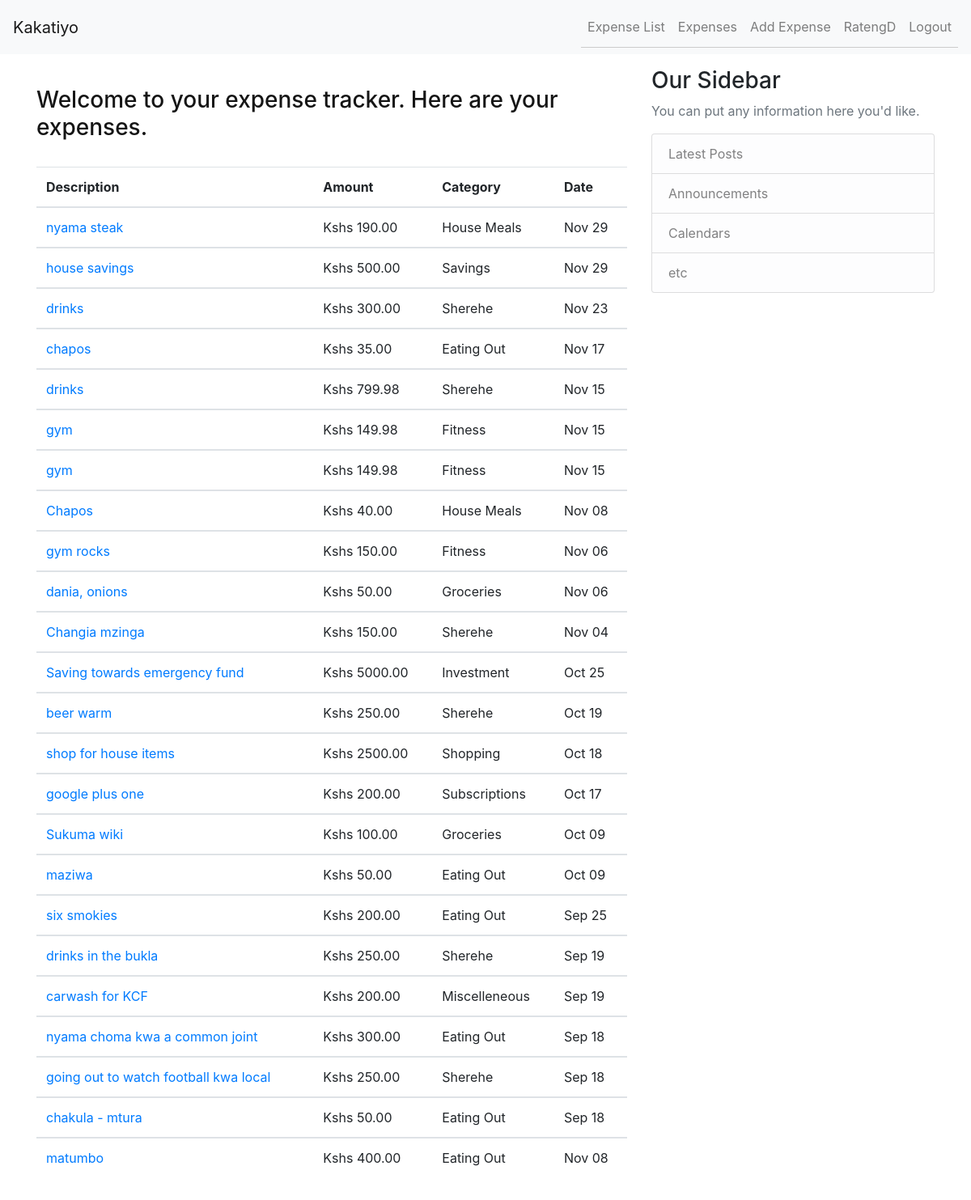
/expense/ (signed in), run on an earlier commit of the app's database.
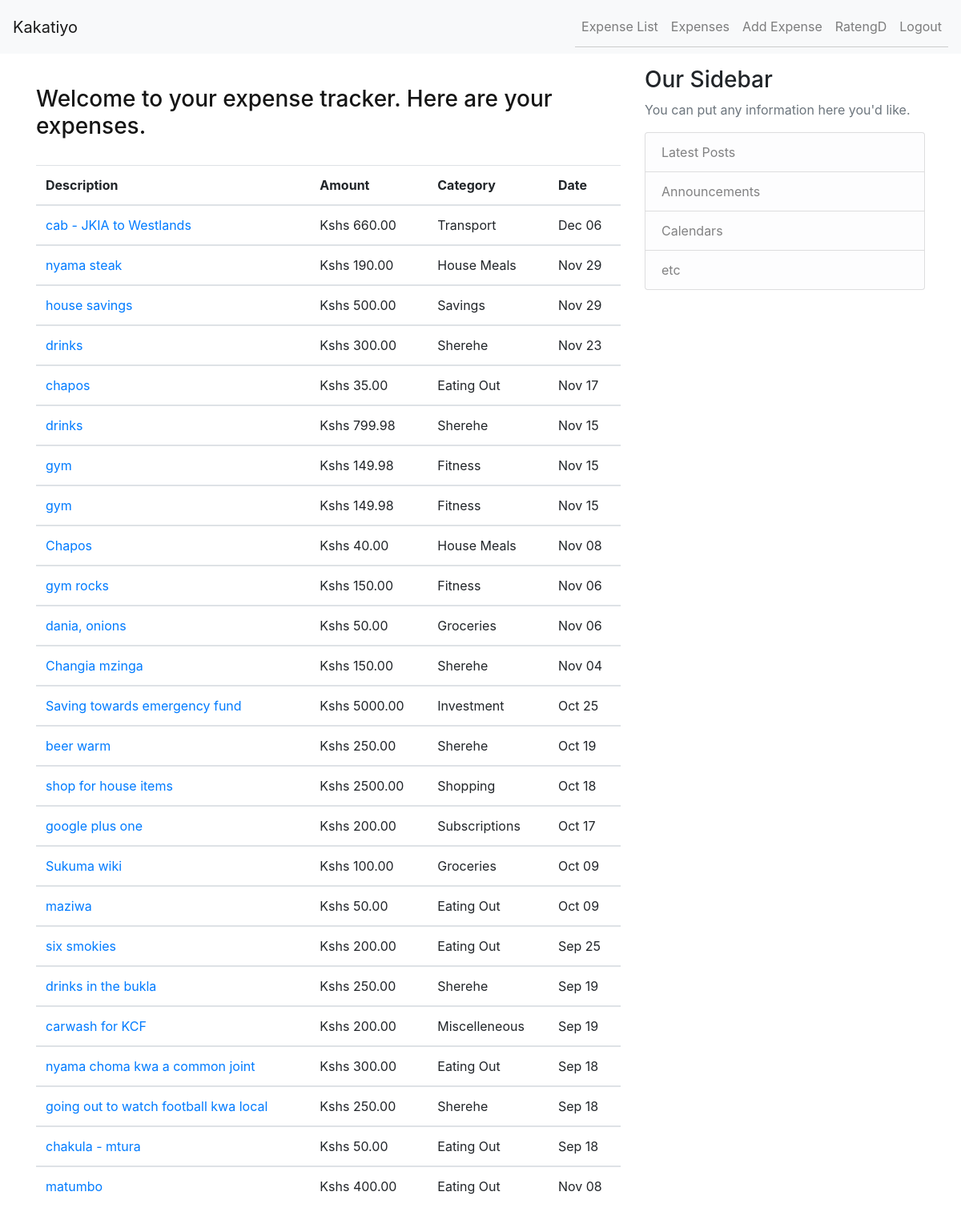
And on a later commit of the database.
### tracker/models.py (models this page shows, shortened)
class Expense(models.Model):
    user = models.ForeignKey(User, on_delete=models.CASCADE)
    date = models.DateField()
    description = models.CharField(max_length=200)
    amount = models.DecimalField(max_digits=10, decimal_places=2)
    category = models.ForeignKey(
        Category, on_delete=models.SET_NULL, null=True, blank=True)

class Category(models.Model):
    name = models.CharField(max_length=100)
    def __str__(self):
        return self.name

### tracker/views.py (the view)
# urls.py: path('expense/', expense_list, name="expense_list"),
@login_required
def expense_list(request):
    expenses = Expense.objects.filter(user=request.user).order_by('-date')
    return render(request, 'tracker/expense_list.html', {'expenses': expenses})

### tracker/templates/tracker/expense_list.html
{% extends 'base.html' %} {% block content %}
<header class="py-4" style="color: #151515">
	<div class="container">
		<div class="row">
			<h3>Welcome to your expense tracker. Here are your expenses.</h3>
		</div>
	</div>
</header>
<table class="table table-hover">
	<thead>
		<tr>
			<th scope="col">Description</th>
			<th scope="col">Amount</th>
			<th scope="col">Category</th>
			<th scope="col">Date</th>
		</tr>
	</thead>
	{% for expense in expenses %}
	<tbody>
		<tr>
			<td scope="row">
				<a
					href="{% url 'expense_detail' expense.id %}"
					class="text-decoration-none"
				>
					{{ expense.description }}</a
				>
			</td>
			<td>Kshs {{ expense.amount }}</td>
			<td>{{ expense.category }}</td>
			<td>{{ expense.date|date:"M d" }}</td>
		</tr>
	</tbody>
	{% endfor %}
</table>
{% endblock content %}

### tracker/templates/base.html (shortened to what this page needs)
{% load static %}
<!DOCTYPE html>
<html lang="en">
	<head>
		<link rel="stylesheet" href="{% static 'css/styles.css' %}" />
		<link
			rel="stylesheet"
			href="https://cdn.jsdelivr.net/npm/bootstrap@4.0.0/dist/css/bootstrap.min.css"
		/>
	</head>
	<body>
		{% include 'navbar.html' %}
		<main role="main" class="container py-3">
			<div class="row">
			  <div class="col-md-8">
				{% block content %}{% endblock %}
			  </div>
			  <div class="col-md-4 ">
				<div class="content-section">
				  <h3>Our Sidebar</h3>
				  <p class='text-muted'>You can put any information here you'd like.
					<ul class="list-group">
					  <li class="list-group-item list-group-item-light">Latest Posts</li>
					  <li class="list-group-item list-group-item-light">Announcements</li>
					  <li class="list-group-item list-group-item-light">Calendars</li>
					  <li class="list-group-item list-group-item-light">etc</li>
					</ul>
				  </p>
				</div>
			  </div>
			</div>
		  </main>
	</body>
</html>

### tracker/templates/navbar.html (shortened to what this page needs)
<nav class="navbar navbar-expand-lg navbar-light bg-light">
	<a class="navbar-brand" href="{% url 'home' %}"> Kakatiyo</a>
	<div class="collapse navbar-collapse" id="navbarNav">
		<ul class="navbar-nav ml-auto">
			{% if user.is_authenticated %}
			<li class="nav-item">
				<a class="nav-link" href="{% url 'expense_list' %}">Expense List</a>
			</li>
			<li class="nav-item">
				<a class="nav-link" href="{% url 'paginated' %}">Expenses</a>
			</li>
			<li class="nav-item">
				<a class="nav-link" href="{% url 'add_expense' %}">Add Expense</a>
			</li>
			<li class="nav-item">
				<a class="nav-link" href="{% url 'profile' %}"> {{ user.username }} </a>
			</li>
			<li class="nav-item">
				<a class="nav-link" href="{% url 'logout' %}">Logout</a>
			</li>
			{% endif %}
		</ul>
	</div>
</nav>

### static/css/styles.css (style rules this page uses)
ul { list-style-type: none; padding: 0; }
li { padding: 5px 0; border-bottom: 1px solid #ccc; }

What changed in the data, as far as the page shows it:
added Expense: description "cab - JKIA to Westlands", amount "660.00", category "Transport", date "Dec 06"
